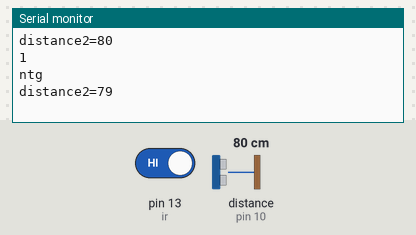
Simulated run of this sketch. Board: Arduino Uno, built with avr-gcc and run on an emulated ATmega328P. Parts: the last lines printed to the serial monitor. Wiring (inferred from the names in the program): ultrasonic range finder: trigger pin 9; echo pin 10. The test bench sets the inputs (shaded band); at power-on: distance to the obstacle (sensor on pin 10) 80 cm, pin 13 (ir) HIGH. The echo pulse lasts 58.3 µs per cm.

Above: at 1.8 s.
1.9 s: distance to the obstacle (sensor on pin 10) set to 2 cm
At 2.4 s:
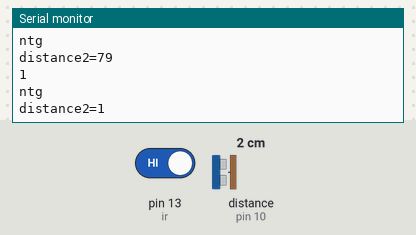
3.4 s: pin 13 (ir) driven LOW
4.9 s: distance to the obstacle (sensor on pin 10) set to 299 cm
At 5.8 s:
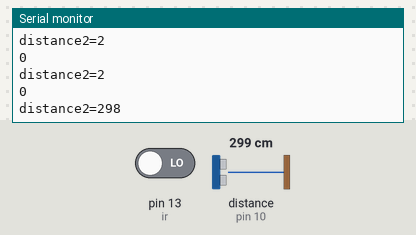
Timing chart, 0 to 7.9 s (numbered marks = the images above; inputs shaded):
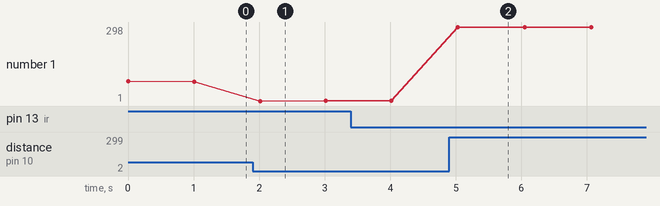

The sketch:

ultrasonic_ir.ino
```cpp
int trigpin2=9;
int echopin2=10;
int distance2;
long duration2;
int led=12;
int ir=13;
int read;
//int pingtraveltime;

void setup() {
  // put your setup code here, to run once:
Serial.begin(9600);

pinMode(trigpin2,OUTPUT);
pinMode(echopin2,INPUT);
pinMode(ir,INPUT);
}

void loop() {
  // put your main code here, to run repeatedly:


digitalWrite(trigpin2,LOW);
delayMicroseconds(2);
digitalWrite(trigpin2,HIGH);
delayMicroseconds(10);
digitalWrite(trigpin2,LOW);
duration2=pulseIn(echopin2,HIGH);
distance2=(duration2/2)*0.0343;
Serial.print("distance2=");
Serial.println(distance2);
delay(1000);

read=digitalRead(ir);
Serial.println(read);


if(read==0){
  if(distance2<30){
    digitalWrite(led,HIGH);
  }
}


else if(distance2<30){
  digitalWrite(led,LOW);
}

else{
  Serial.println("ntg");
}
}
```

Measured:
- after the input at 1.9 s, the serial monitor: prints a new line after 0.12 s (image 1)
- after the input at 4.9 s, the serial monitor: prints a new line after 0.13 s (image 2)
- plotted number 1: 2 → 298 after the input at 4.9 s
